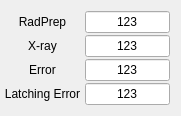
   <widget class="QWidget" name="gridLayoutWidget_6">
    <property name="geometry">
     <rect>
      <x>1010</x>
      <y>580</y>
      <width>181</width>
      <height>100</height>
     </rect>
    </property>
    <layout class="QGridLayout" name="gridLayout_6" rowstretch="1,1,1,1" columnstretch="1,1">
     <property name="horizontalSpacing">
      <number>0</number>
     </property>
     <property name="verticalSpacing">
      <number>2</number>
     </property>
     <property name="leftMargin">
      <number>0</number>
     </property>
     <item row="3" column="1">
      <widget class="caLineEdit" name="caLineEdit_35">
       <property name="text">
        <string>123</string>
       </property>
       <property name="alignment">
        <set>Qt::AlignAbsolute|Qt::AlignCenter|Qt::AlignHCenter|Qt::AlignVCenter</set>
       </property>
       <property name="channel" stdset="0">
        <string notr="true">$(P):ErrorLatching</string>
       </property>
       <property name="foreground">
        <color>
         <red>195</red>
         <green>195</green>
         <blue>195</blue>
        </color>
       </property>
       <property name="background">
        <color>
         <red>58</red>
         <green>58</green>
         <blue>58</blue>
        </color>
       </property>
       <property name="colorMode">
        <enum>caLineEdit::Static</enum>
       </property>
       <property name="precision">
        <number>0</number>
       </property>
       <property name="fontScaleMode">
        <enum>caLineEdit::Height</enum>
       </property>
       <property name="formatType">
        <enum>caLineEdit::decimal</enum>
       </property>
      </widget>
     </item>
     <item row="2" column="0">
      <widget class="caLabel" name="calabel_56">
       <property name="text">
        <string>Error</string>
       </property>
       <property name="alignment">
        <set>Qt::AlignCenter</set>
       </property>
       <property name="foreground">
        <color>
         <red>180</red>
         <green>180</green>
         <blue>180</blue>
        </color>
       </property>
       <property name="background">
        <color alpha="0">
         <red>160</red>
         <green>160</green>
         <blue>164</blue>
        </color>
       </property>
      </widget>
     </item>
     <item row="0" column="0">
      <widget class="caLabel" name="calabel_59">
       <property name="text">
        <string>RadPrep</string>
       </property>
       <property name="alignment">
        <set>Qt::AlignCenter</set>
       </property>
       <property name="foreground">
        <color>
         <red>180</red>
         <green>180</green>
         <blue>180</blue>
        </color>
       </property>
       <property name="background">
        <color alpha="0">
         <red>160</red>
         <green>160</green>
         <blue>164</blue>
        </color>
       </property>
      </widget>
     </item>
     <item row="2" column="1">
      <widget class="caLineEdit" name="caLineEdit_34">
       <property name="text">
        <string>123</string>
       </property>
       <property name="alignment">
        <set>Qt::AlignAbsolute|Qt::AlignCenter|Qt::AlignHCenter|Qt::AlignVCenter</set>
       </property>
       <property name="channel" stdset="0">
        <string notr="true">$(P):Error</string>
       </property>
       <property name="foreground">
        <color>
         <red>195</red>
         <green>195</green>
         <blue>195</blue>
        </color>
       </property>
       <property name="background">
        <color>
         <red>58</red>
         <green>58</green>
         <blue>58</blue>
        </color>
       </property>
       <property name="colorMode">
        <enum>caLineEdit::Static</enum>
       </property>
       <property name="precision">
        <number>0</number>
       </property>
       <property name="fontScaleMode">
        <enum>caLineEdit::Height</enum>
       </property>
       <property name="formatType">
        <enum>caLineEdit::decimal</enum>
       </property>
      </widget>
     </item>
     <item row="1" column="1">
      <widget class="caLineEdit" name="caLineEdit_33">
       <property name="text">
        <string>123</string>
       </property>
       <property name="alignment">
        <set>Qt::AlignAbsolute|Qt::AlignCenter|Qt::AlignHCenter|Qt::AlignVCenter</set>
       </property>
       <property name="channel" stdset="0">
        <string notr="true">$(P):Xray</string>
       </property>
       <property name="foreground">
        <color>
         <red>195</red>
         <green>195</green>
         <blue>195</blue>
        </color>
       </property>
       <property name="background">
        <color>
         <red>58</red>
         <green>58</green>
         <blue>58</blue>
        </color>
       </property>
       <property name="colorMode">
        <enum>caLineEdit::Static</enum>
       </property>
       <property name="precision">
        <number>0</number>
       </property>
       <property name="fontScaleMode">
        <enum>caLineEdit::Height</enum>
       </property>
       <property name="formatType">
        <enum>caLineEdit::decimal</enum>
       </property>
      </widget>
     </item>
     <item row="0" column="1">
      <widget class="caLineEdit" name="caLineEdit_32">
       <property name="text">
        <string>123</string>
       </property>
       <property name="alignment">
        <set>Qt::AlignAbsolute|Qt::AlignCenter|Qt::AlignHCenter|Qt::AlignVCenter</set>
       </property>
       <property name="channel" stdset="0">
        <string notr="true">$(P):RadPrep</string>
       </property>
       <property name="foreground">
        <color>
         <red>195</red>
         <green>195</green>
         <blue>195</blue>
        </color>
       </property>
       <property name="background">
        <color>
         <red>58</red>
         <green>58</green>
         <blue>58</blue>
        </color>
       </property>
       <property name="colorMode">
        <enum>caLineEdit::Static</enum>
       </property>
       <property name="precision">
        <number>0</number>
       </property>
       <property name="fontScaleMode">
        <enum>caLineEdit::Height</enum>
       </property>
       <property name="formatType">
        <enum>caLineEdit::decimal</enum>
       </property>
      </widget>
     </item>
     <item row="1" column="0">
      <widget class="caLabel" name="calabel_51">
       <property name="text">
        <string>X-ray</string>
       </property>
       <property name="alignment">
        <set>Qt::AlignCenter</set>
       </property>
       <property name="foreground">
        <color>
         <red>180</red>
         <green>180</green>
         <blue>180</blue>
        </color>
       </property>
       <property name="background">
        <color alpha="0">
         <red>160</red>
         <green>160</green>
         <blue>164</blue>
        </color>
       </property>
      </widget>
     </item>
     <item row="3" column="0">
      <widget class="caLabel" name="calabel_57">
       <property name="text">
        <string>Latching Error</string>
       </property>
       <property name="alignment">
        <set>Qt::AlignCenter</set>
       </property>
       <property name="foreground">
        <color>
         <red>180</red>
         <green>180</green>
         <blue>180</blue>
        </color>
       </property>
       <property name="background">
        <color alpha="0">
         <red>160</red>
         <green>160</green>
         <blue>164</blue>
        </color>
       </property>
       <property name="visibility">
        <enum>caLabel::StaticV</enum>
       </property>
      </widget>
     </item>
    </layout>
   </widget>
